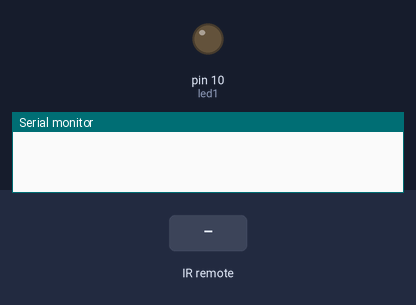
Bench run of a sketch on a simulated Arduino Uno, built with avr-gcc and run on an emulated ATmega328P. Shown: output pins drawn as LEDs (lit = HIGH), the last lines printed to the serial monitor. Inputs (shaded band) come from the test bench.

Above: at 1.2 s.
1.3 s: infrared code 0xFFA25D received
At 2.3 s:
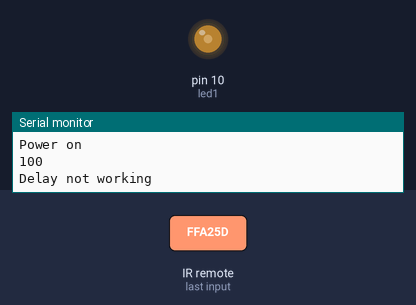
2.8 s: infrared code 0xFF906F received
At 3.4 s:
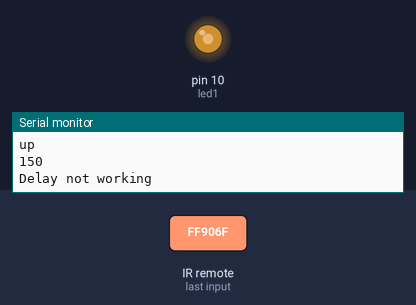
4.3 s: infrared code 0xFF906F received
At 5.7 s:
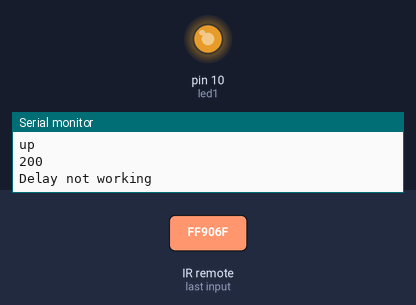
Timing chart, 0 to 7.3 s (numbered marks = the images above; inputs shaded):
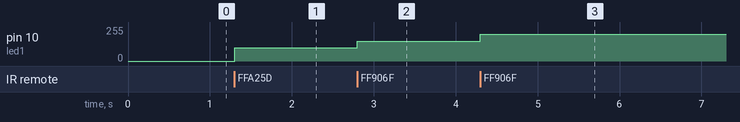

The sketch:

ir-code.ino
```cpp
#include <IRremote.h> // lib import

int RECV_PIN = 11; // input from ir sensor
int led1 = 10; // control for mosfet
int power = 100; // power level for mosfet
int change = 50; // step for intensity
boolean on = false; // if the light is on or off

#define code1 "FFA25D" // power
#define code2 "FF906F" // up
#define code3 "FFE01F" // down

IRrecv irrecv(RECV_PIN); // recieve sig from ir sensor

decode_results results; // results from the sensor

void setup()
{
  Serial.begin(9600); // you can ommit this line
  irrecv.enableIRIn(); // Start the receiver
  pinMode(led1, OUTPUT); // set the mosfet pin to output
}

void loop() {
  if (irrecv.decode(&results)) {    // execute if new input is received
    Serial.println(results.value);  // printing for debugging
    switch(results.value ) {        // enter switch statement with the value of the ir sensor
      case 0xFFA25D:                // when the on button is pressed
        if (on) {                   // if the led strip is already on turn it off
          Serial.println("Power Off"); // debugging
          analogWrite(led1, 0);     // turn off
          power = 100;              // reset power
        } else {
          Serial.println("Power on"); // debugging
          analogWrite(led1, power);   // turn on
        }
        on = !on;                     // set to opposite flag
      break;
      case 0xFF906F:                // when up is pressed
        Serial.println("up");
        if (on) {
          if (power <= 200) {       // if the power is not maxed
            power = power + change; // increment power counter
            analogWrite(led1, power); // increase voltage to mosfet
          }
        }
      break;
      case 0xFFE01F:                // when down is pressed
        Serial.println("down");     // debugging
        if (on) {
          if (power >= change) {    // if power is not too low
            power = power - change; // lower power level
            analogWrite(led1, power); // change mosfet power
          }
        }
      break;
    }
    Serial.println(power);                // debugging
    Serial.println("Delay not working");  // debugging
    irrecv.resume(); // Receive the next value
  }
}
```

Measured:
- after the input at 1.3 s, pin 10 (led1): 0/255 → 100/255 at once
- after the input at 2.8 s, pin 10 (led1): 100/255 → 150/255 at once
- after the input at 4.3 s, pin 10 (led1): 150/255 → 200/255 at once
